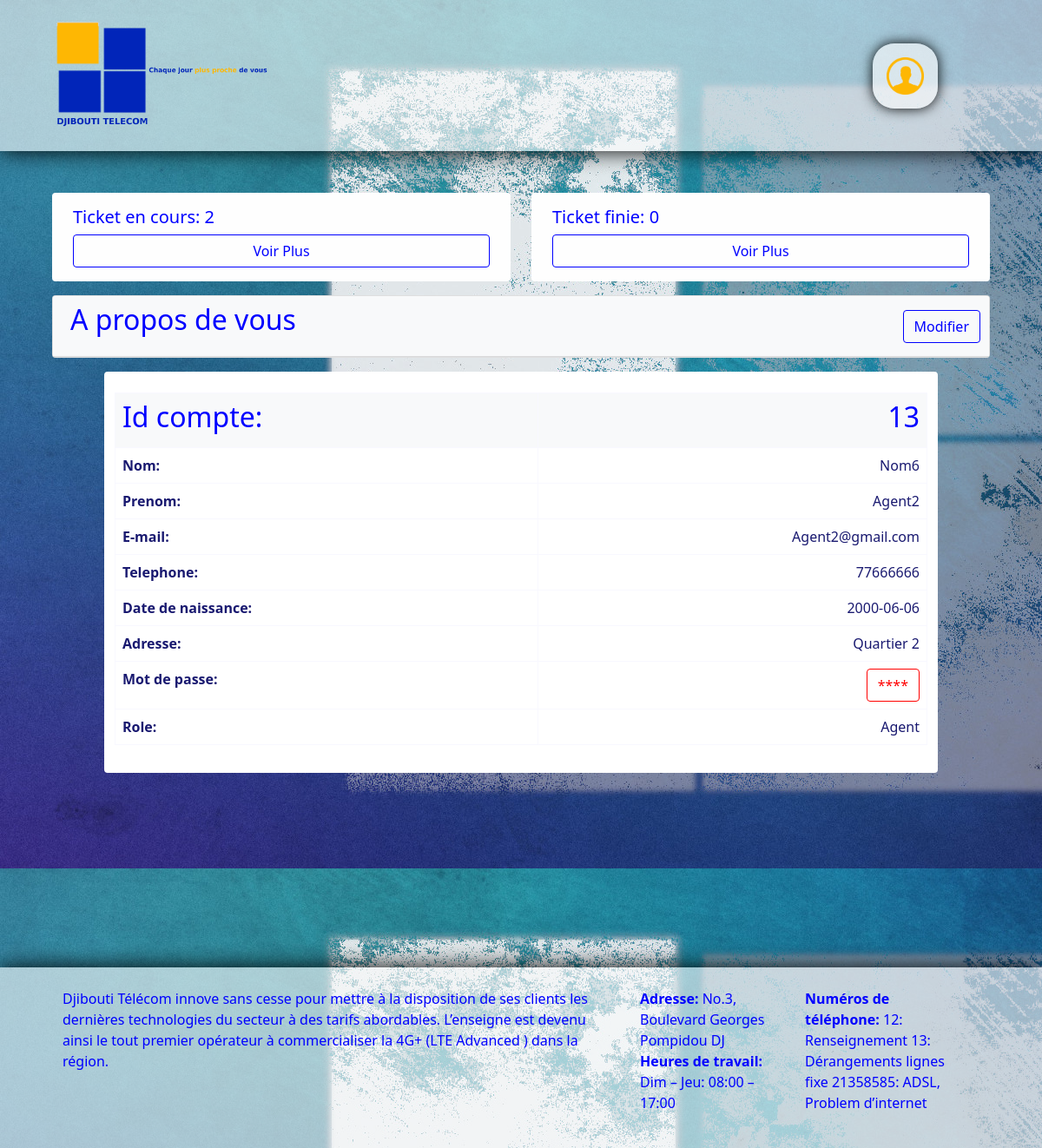
The page /Code_site_ticket/Profil.php (signed in) on the database its author committed.
### tables this page shows
CREATE TABLE `utilisateur` (
  `idUtil` int(11) NOT NULL,
  `NomUtil` varchar(256) DEFAULT NULL,
  `PrenomUtil` varchar(256) DEFAULT NULL,
  `EmailUtil` varchar(256) DEFAULT NULL,
  `TelephoneUtil` int(11) DEFAULT NULL,
  `DateNaissance` date DEFAULT NULL,
  `AdresseUtil` varchar(256) DEFAULT NULL,
  `MDPUtil` varchar(256) DEFAULT NULL,
  `RoleUtil` varchar(50) DEFAULT NULL,
  `NbTicket` int(11) DEFAULT NULL,
  `NbTicketEnCours` int(11) DEFAULT NULL,
  `NbTicketFinie` int(11) DEFAULT NULL,
  `Activer` tinyint(4) NOT NULL
);

### Code_site_ticket/Profil.php (the view, shortened to what this page needs)
<!DOCTYPE html>
<html lang="en">
    <head>
        <link href="../css/styles.css" rel="stylesheet" />
        <link rel="stylesheet" href="../bootstrap-5.1.3-dist/css/bootstrap.css"/>
        <link rel="stylesheet" href="C:\Users\chark\Desktop\AdminLTE-3.2.0\dist\css\adminlte.min.css"/>
    </head>
    <body style="background-image: url('../Ressource/BG-Website.jpg');">
      <?php
          $serveur="localhost";
          $utilisateur="root";
          $motDePasse="";
          $baseDeDonnee="Site_ticket";
          $sum=mysqli_connect($serveur,$utilisateur,$motDePasse,$baseDeDonnee);
          $Id=$_SESSION['Id'];
          $resultat2=mysqli_query($sum,"SELECT * FROM utilisateur WHERE idUtil='$Id'");
          while($ligne=mysqli_fetch_row($resultat2)){
              $NomUtil=$ligne[1];
              $PrenomUtil=$ligne[2];
              $EmailUtil=$ligne[3];
              $TelephoneUtil=$ligne[4];
              $DateNaissanceUtil=$ligne[5];
              $AdresseUtil=$ligne[6];
              $MDPUtil=$ligne[7];
              $RoleUtil=$ligne[8];
        }
      ?>
        <?php include 'NavBarCompte.php';?>
        <section class="py-5">
            <div class="content-wrapper pl-3" style="background: rgba(2.4, 36.1, 41.6, 0);padding-right: 5%; padding-left: 5%;">
              <?php include 'TopBar.php'; ?>
                <div class="card mt-3">
            <div class="card-header bg-light" style="color:blue; height: 70px;">
                  <h2 class="card-title" style="position:absolute; left:20px">A propos de vous</h2>
                    <button type="button" class="btn mt-2" id="myBtn" style="position:absolute; right:10px; color: blue; border-style: solid; border-color: blue;">
                        Modifier
                    </button>
                  </div>
                </div>
              </div>
              <div class="card-body" style="color:blue; background: rgba(2.4, 36.1, 41.6, 0); padding-left: 10%; padding-right: 10%;">
                <div class="container bg-white pt-3 pb-3 rounded">
                  <table class="table table-bordered rounded" style="color:blue; border-color:ghostwhite;">
                        <tr class="bg-light">
                        <th style="text-align: left;"><h2>Id compte:</h2></th>
                        <th style="text-align: right;"><h2><?php echo $IdUtil;?></h2></th>
                        </tr>
                        <h4><tr>
                        <td style="color:midnightblue;text-align: left;">
                            <b style="">Nom:</b>
                        </td>
                        <td style="color:midnightblue;text-align: right;">
                            <?php echo "$NomUtil"; ?>
                        </td>
                        </tr>
                        <tr>
                        <tr>
                        <td style="color:midnightblue;text-align: left;">
                            <b style="">Prenom:</b>
                        </td>
                        <td style="color:midnightblue;text-align: right;">
                            <?php echo "$PrenomUtil"; ?>
                        </td>
                        </tr>
                        <tr>
                        <td style="color:midnightblue;text-align: left;">
                            <b style="">E-mail:</b>
                        </td>
                        <td style="color:midnightblue;text-align: right;">
                            <?php echo "$EmailUtil"; ?>
                        </td>
                        </tr>
                        <tr>
                        <td style="color:midnightblue;text-align: left;">
                            <b style="">Telephone:</b>
                        </td>
                        <td style="color:midnightblue;text-align: right;">
                            <?php echo "$TelephoneUtil"; ?>
                        </td>
                        </tr>
                        <tr>
                        <td style="color:midnightblue;text-align: left;">
                            <b style="">Date de naissance:</b>
                        </td>
                        <td style="color:midnightblue;text-align: right;">
                            <?php echo "$DateNaissanceUtil"; ?>
                        </td>
                        </tr>
                        <tr>
                        <td style="color:midnightblue;text-align: left;">
                            <b style="">Adresse:</b>
                        </td>
                        <td style="color:midnightblue;text-align: right;">
                            <?php echo "$AdresseUtil"; ?>
                        </td>
                        </tr>
                        <tr>
                        <h4><td style="color:midnightblue;text-align: left;">
                            <b style="">Mot de passe:</b>
                        </td></h4>
                        <td style="color:midnightblue;text-align: right;">
                            <?php
                              $MDPChiffrer='';
                              $MDP='';
                              $Size=strlen($MDPUtil);
                              for($i=0;$i<$Size;$i++){
                                $MDPChiffrer.='*';
                              }
                              if(isset($_POST['Dechiffrer'])){
                                if(strcmp($_POST['Dechiffrer'], $MDPUtil) == 0){
                                  $MDP=$MDPChiffrer;
                                }else{
                                  $MDP=$MDPUtil;
                                }
                              }else{
                                $MDP=$MDPChiffrer;
                              }
                            ?>
                            <form method="post" action="Profil.php">
                              <input type="submit" name="Dechiffrer" class=" btn bg-white" style="color:red; border-style:solid; border-color:red;" value="<?php echo $MDP ?>">
                            </form>
                        </td>
                        </tr>
                        <h4><tr>
                        <td style="color:midnightblue;text-align: left;">
                            <b style="">Role:</b>
                        </td>
                        <td style="color:midnightblue;text-align: right;">
                            <?php echo "$RoleUtil"; ?>
                        </td>
                        </tr></h4>
                    </table>
                </div>
              </div>
        </section>
        <?php include 'FooterCompte.php';?>
    </body>
</html>

### Code_site_ticket/TopBar.php (shortened to what this page needs)
<?php
	$IdUtil = $_SESSION['Id'];
	$NbTicket=0;
	$NbTicketEnCours=0;
	$NbTicketFinie=0;
	$query1 = mysqli_query($sum,"SELECT * FROM utilisateur WHERE idUtil = '$IdUtil';");
	while($ligne=mysqli_fetch_row($query1)){
        $NbTicket=$ligne[9];
		$NbTicketEnCours=$ligne[10];
		$NbTicketFinie=$ligne[11];
    }
	$NbTicketNA = $NbTicket -($NbTicketEnCours+$NbTicketFinie);
?>
<div class="row">
    <div class=" col">
            <div class="container-fluid rounded" style="background: rgba(254, 254, 254, 1);">
                <div class="inner pt-3 pb-3 " style="color:blue;">
                    <?php if($RoleUtil=='Agent'){?>
                        <h5>  Ticket en cours: <?php echo $NbTicketEnCours ;?></h5>
                    <?php }else{ ?>
                        <h5>  Ticket non assigner: <?php echo $NbTicketNA ;?></h5>
                    <?php } ?>
                    <a href="Acceuil.php" class="btn btn-white w-100" style="color: blue ; border-style:solid; border-color:blue;"> Voir Plus</a>
                </div>
            </div>
        </div>
        <div class="col">
            <div class="container-fluid rounded" style="background: rgba(254, 254, 254, 1);">
                <div class="inner pt-3 pb-3 " style="color:blue;">
                    <h5>  Ticket finie: <?php echo $NbTicketFinie ;?></h5>
                    <a href="TicketFinie.php" class="btn btn-white w-100" style="color: blue ; border-style:solid; border-color:blue;"> Voir Plus</a>
                </div>
            </div>
        </div>
</div>

### rows shown on the page
utilisateur: NbTicketEnCours "2", NbTicketFinie "0", NomUtil "Nom6", PrenomUtil "Agent2", EmailUtil "Agent2@gmail.com", TelephoneUtil "77666666", DateNaissance "2000-06-06", AdresseUtil "Quartier 2", RoleUtil "Agent"

### other values the page prints
$IdUtil "13"
